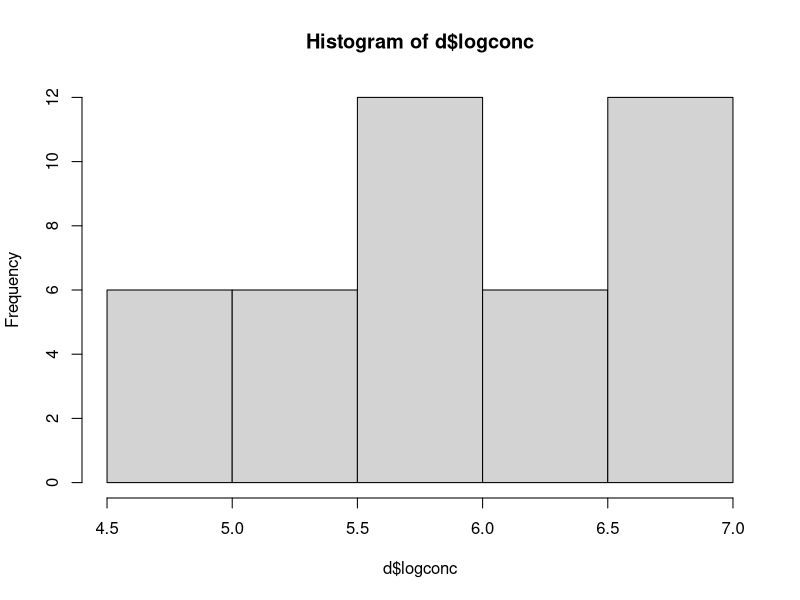
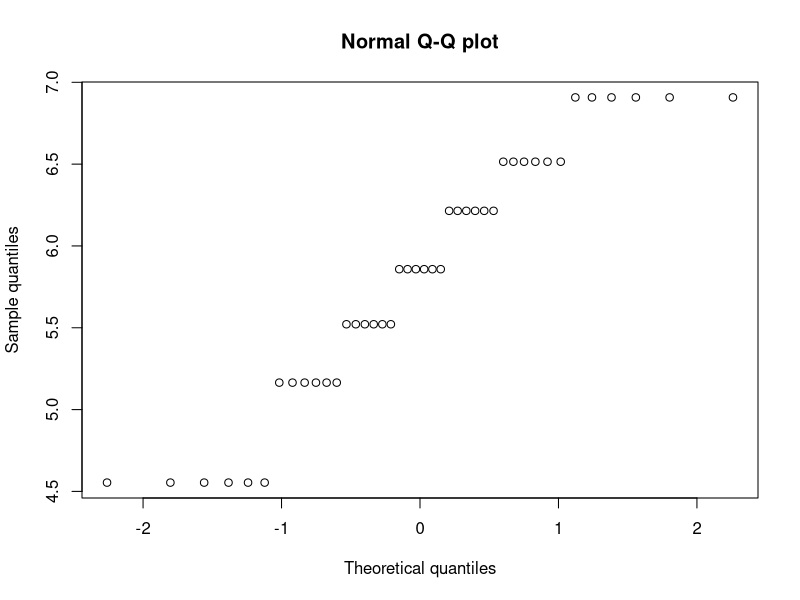
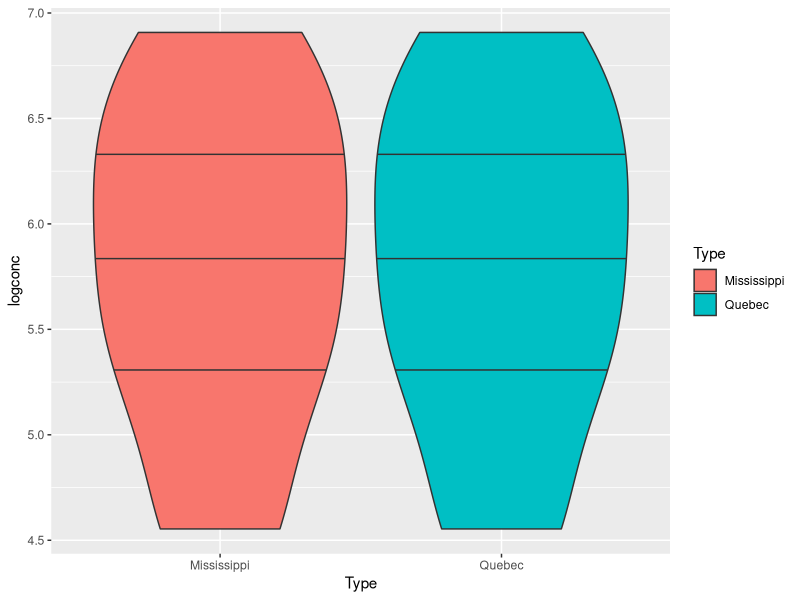
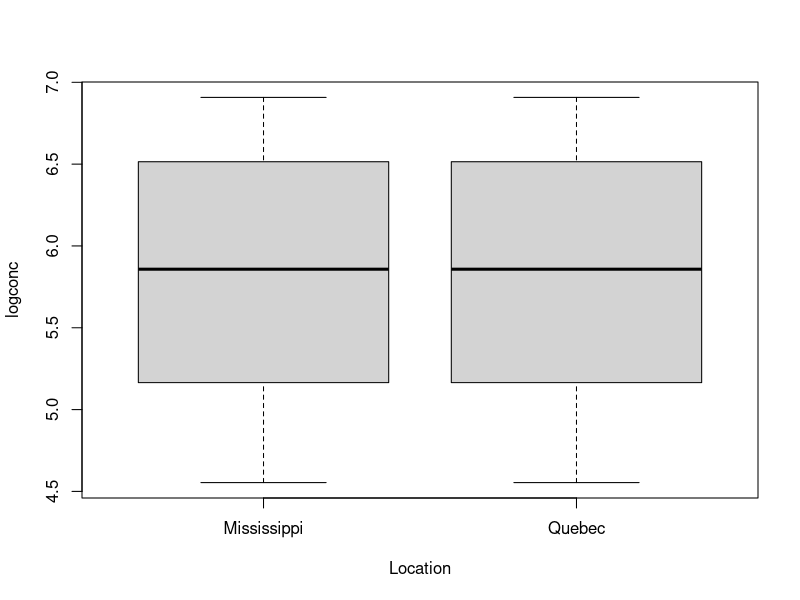
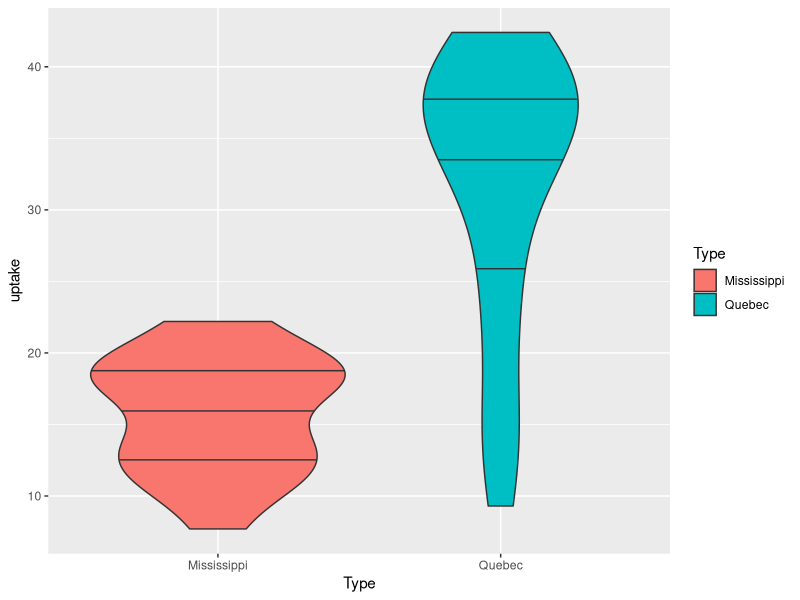
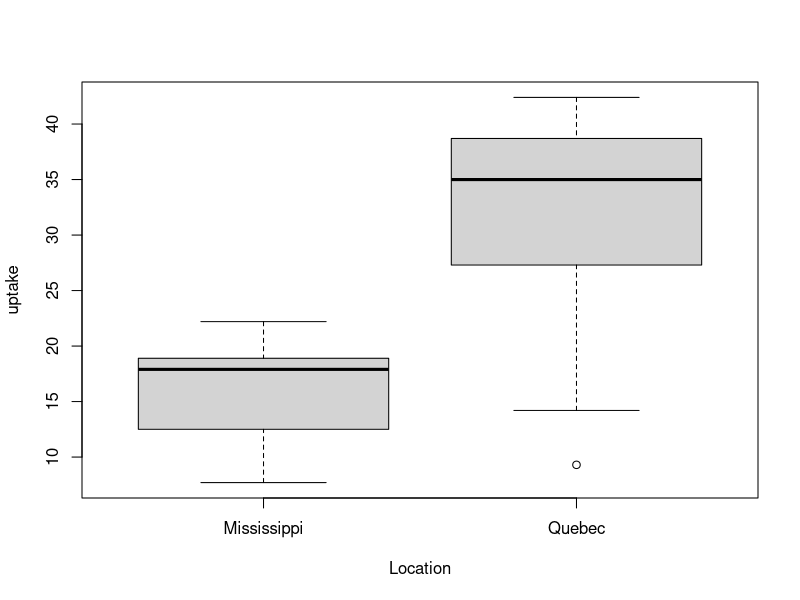
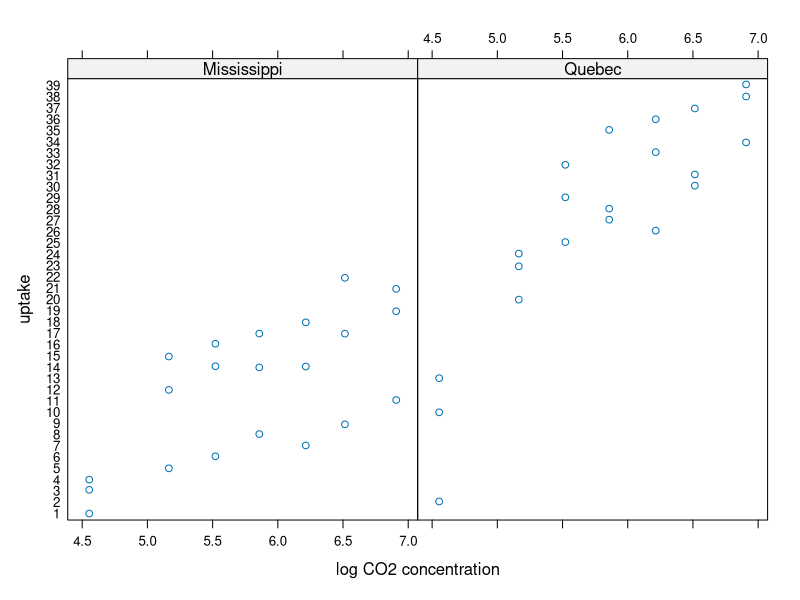
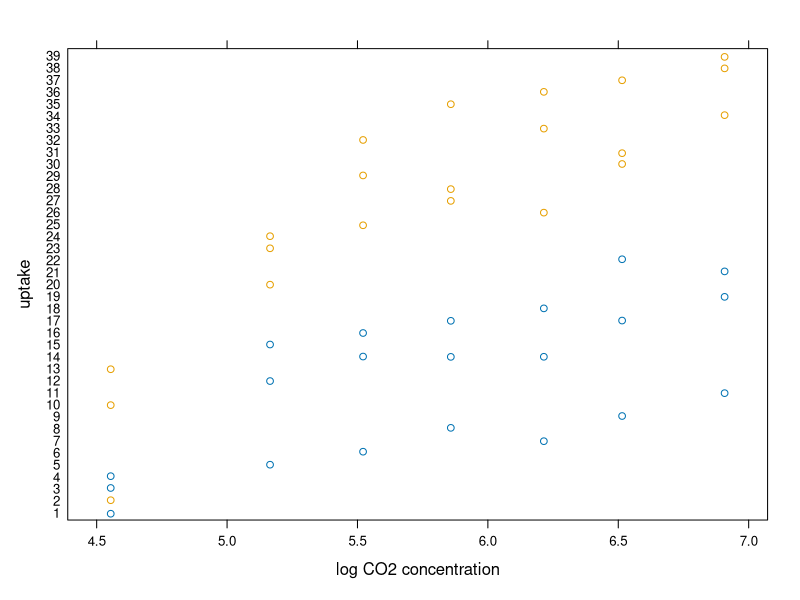

Reproduce these figures in R, in order.
## Elena Suglia
## Homework 1
## PLS 298, Applied stats modeling

library(tidyverse)
library(dplyr)
library(lattice)
library(vioplot)
library(lme4)
library(arm)
#d = read_table2("CO2_HW1.txt", col_names = TRUE)
#d = as_tibble(d)

d = read.table("CO2_HW1.txt", header = TRUE)
# Check the loaded data
head(d) # looks like it loaded correctly
class(d) # data.frame
str(d) # structure of the dataframe and data types in each column

# Check how the data is distributed
hist(d$logconc)
stem(d$logconc)
qqnorm(d$logconc, main = "Normal Q-Q plot", xlab = "Theoretical quantiles", ylab = "Sample quantiles")
# data does not appear to follow a normal distribution; skewed to the left based on histogram or perhaps overdispersed based on Q-Q plot

ggplot(d, aes(x=Type, y=logconc)) + geom_violin(draw_quantiles = c(0.25, 0.5, 0.75), aes(fill=Type))
boxplot(logconc~Type, d, xlab = "Location")
# these plots tell us that there is virtually no difference in spread of log concentration of CO2 between the 2 sites

ggplot(d, aes(x=Type, y=uptake)) + geom_violin(draw_quantiles = c(0.25, 0.5, 0.75), aes(fill=Type))
boxplot(uptake~Type, d, xlab = "Location")
# however, there is definitely a difference in CO2 uptake rates between sites (higher uptake rates in Quebec)

# strip plots and lattice plots; used in class 1 script but not sure the point and ggplot looks cleaner
stripplot(uptake~logconc|Type, data = d, jitter.data = T, xlab="log CO2 concentration")
stripplot(uptake~logconc, group = Type, data = d, jitter.data = T, xlab="log CO2 concentration")

ggplot(d, aes(x=logconc, y=uptake, group = Type, color = Type)) +
  geom_point() +
  geom_smooth(span=2) +
  theme_classic() +
ggtitle("log CO2 concentration vs CO2 uptake rate") +
  xlab("log CO2 concentration") +
  ylab("CO2 uptake rate")
  #facet_wrap(~Type) #can also add this line look at each site side by side rather than together on the same graph

# higher log CO2 concentration appears positively correlated with uptake rate, and again, there are higher overall uptake rates in Quebec. Here, you are able to see that there appear to be different slopes in responses to log CO2 concentration between the sites: Quebec has a higher response rate; i.e. in Quebec plants increase their CO2 uptake rates more in response to an increase in log CO2 concentration than Mississippi plants do. Other ways to describe it: The relationship between logconc & uptake depends on location. The association between the response and the explanatory variables here depends on the level of a third variable.

coplot(uptake~logconc|Type, d)
# just wanted to practice using coplot function; in reality this is more useful when you have additional explanatory variables that take on more than two values. 

# Need to transform to meet assumption of normality?

# Write down the assumptions of linear regressions here and make sure they are met
# Validity - seems to be a valid test
# Linearity - relationships look pretty linear

# Fit models
m1 = lm(uptake~logconc*Type, d)
summary(m1)
display(m1)
